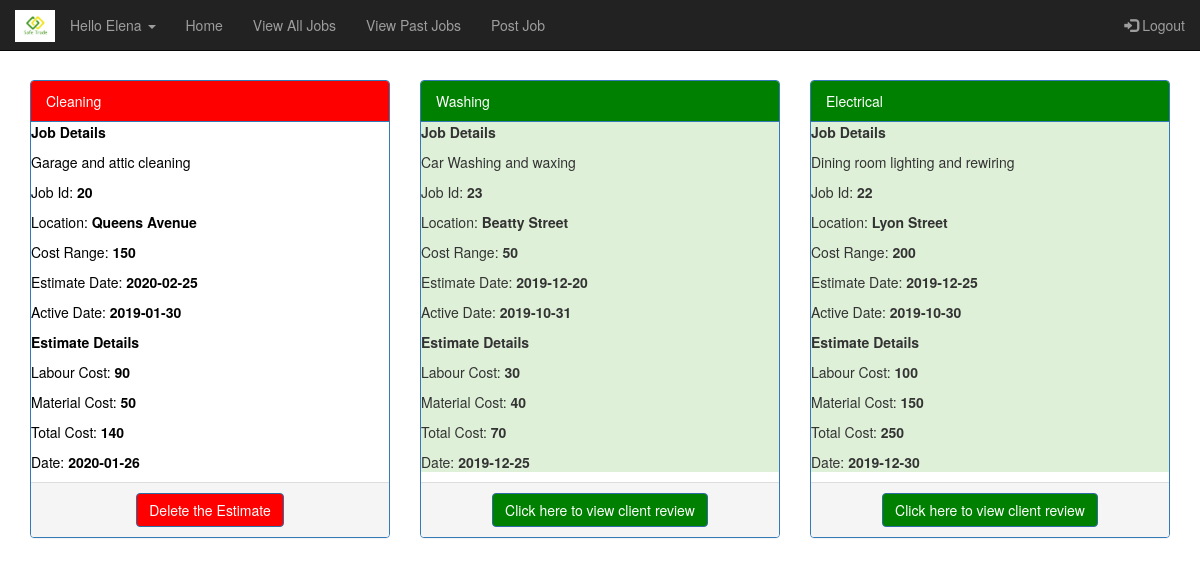
Before: /viewPastEstimates.php?tid=15 (signed in) with the older database file.
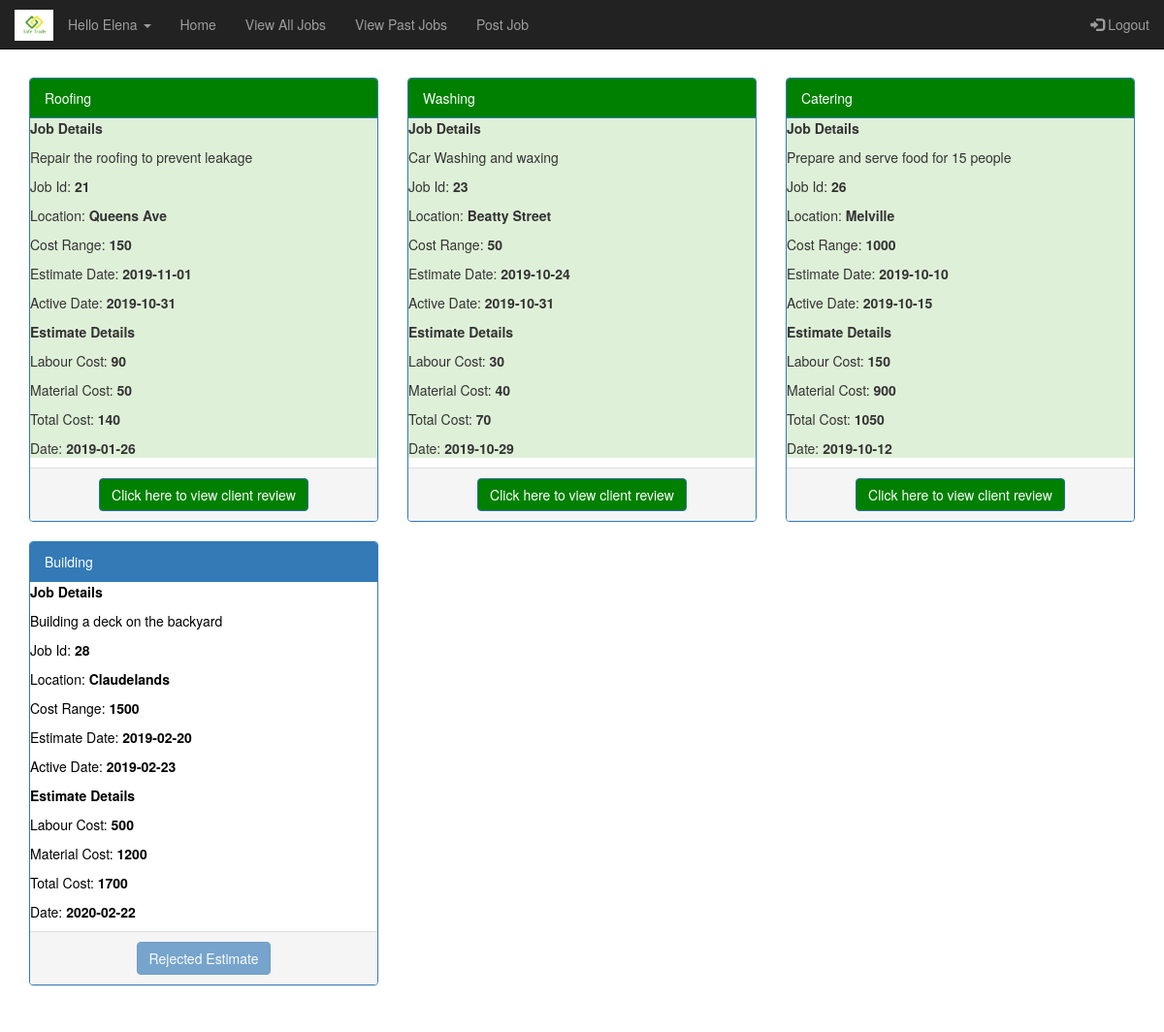
After: the same page with the newer database file.
### tables this page shows
CREATE TABLE `estimatedetails` (
  `EstimateId` int(11) NOT NULL,
  `JobId` int(11) NOT NULL,
  `TId` int(11) NOT NULL,
  `LabourCost` double NOT NULL,
  `MaterialCost` double NOT NULL,
  `TotalCost` double NOT NULL,
  `ExpirationDate` date NOT NULL,
  `IsAccepted` int(11) NOT NULL,
  `IsDeleted` int(11) NOT NULL
);

CREATE TABLE `jobdetails` (
  `JobId` int(11) NOT NULL,
  `UId` int(11) NOT NULL,
  `JobType` varchar(255) NOT NULL,
  `JobDescription` varchar(255) NOT NULL,
  `Location` varchar(50) NOT NULL,
  `CostRange` double NOT NULL,
  `ActiveDate` date NOT NULL,
  `EstimateDate` date NOT NULL,
  `IsClosed` int(11) NOT NULL,
  `IsEstimateAccepted` int(11) NOT NULL
);

### classes/Estimate.php (called while the page is built, shortened)
<?php
class Estimate{
  private $eid = null;
  private $jid = null;
  private $mcost = "";
  private $lcost = "";
  private $tcost = "";
  private $expdate = null;
  private $isaccepted=null;
  public function __construct($eid, $jid,$tid,$mcost, $lcost, $tcost, $expdate,$isaccepted,$isdeleted){
    $this->eid = $eid;
    $this->jid = $jid;
    $this->mcost = $mcost;
    $this->lcost = $lcost;
    $this->tcost = $tcost;
    $this->expdate = $expdate;
    $this->isaccepted=$isaccepted;
  }
  public static function findExpiredBytradesman($mysqli, $tid){
    $today=date('Y-m-d');
    $sql = sprintf("select * from estimatedetails e join jobdetails j on j.jobid=e.jobid where e.isdeleted=0 and e.tid=%s and j.ActiveDate<'%s'", $tid,$today);
    $result = $mysqli->query($sql);
    $estimates = false;
    if ($result){
      $estimates = new Collection();
      while($row = $result->fetch_assoc()){
        $estimate = new Estimate($row['EstimateId'], $row['JobId'],$row['TId'], $row['MaterialCost'], $row['LabourCost'], $row['TotalCost'], $row['ExpirationDate'],$row['IsAccepted'],$row['IsDeleted']);
        $estimates->Add($row['EstimateId'], $estimate);
      }
    }
    return $estimates;
  }
  public function getJobId(){
    return $this->jid;
  }
  public function getIsAccepted(){
    return $this->isaccepted;
  }
  public function getExpirationDate(){
    return $this->expdate;
  }
  public function getEstimateId(){
    return $this->eid;
  }
  public function getTotalCost(){
    return $this->tcost;
  }
  public function getMaterialCost(){
    return $this->mcost;
  }
  public function getLabourCost(){
    return $this->lcost;
  }
}
?>

### classes/Collection.php (called while the page is built, shortened)
<?php
class Collection {
    private $records = array();
    public function add($key, $record){
        $result = false;
        if ($key != null) {
            $this->records[$key] = $record;
            $result = true;
        }
        return $result;
    }
    public function getRecords(){
        return $this->records;
    }
}
?>

### classes/Job.php (called while the page is built, shortened)
<?php
class Job{
  private $jid = null;
  private $uid = null;
  private $jdescription = "";
  private $jtype = "";
  private $cost = null;
  private $activedate = "";
  private $estimationdate = null;
  private $location = null;
  private $isclosed="";
  public function __construct($jid,$uid, $jtype,$jdescription,$location,   $cost, $activedate,$estimationdate,$isclosed){
    $this->jid = $jid;
    $this->uid = $uid;
    $this->jdescription = $jdescription;
    $this->jtype = $jtype;
    $this->cost = $cost;
    $this->activedate = $activedate;
    $this->estimationdate = $estimationdate;
    $this->location = $location;
    $this->isclosed = $isclosed;
  }
  public static function find($mysqli, $jid){
    $result = false;
    $sql = sprintf("select * from jobdetails where  jobid=%s", $jid);
    $qresult = $mysqli->query($sql);
    if ($qresult){
      if ($qresult->num_rows == 1){
        $row = $qresult->fetch_assoc();
        $job = new Job($row['JobId'],$row['UId'], $row['JobType'], $row['JobDescription'], $row['Location'], $row['CostRange'], $row['ActiveDate'], $row['EstimateDate'],$row['IsClosed']);
        $result = $job;
      }
    }
    return $result;
  }
  public function getJobId(){
    return $this->jid;
  }
  public function getUserId(){
    return $this->uid;
  }
  public function getIsClosed(){
    return $this->isclosed;
  }
  public function getJobDescription(){
    return $this->jdescription;
  }
  public function getJobType(){
    return $this->jtype;
  }
  public function getLocation(){
    return $this->location;
  }
  public function getCost(){
    return $this->cost;
  }
  public function getActiveDate(){
    return $this->activedate;
  }
  public function getEstimateDate(){
    return $this->estimationdate;
  }
}
?>

### viewPastEstimates.php (the view, shortened to what this page needs)
<?php
require_once("headers.php");
$estimates = Estimate::findExpiredBytradesman($mysqli,$_GET['tid']);
require_once("footer.php");
?>
<div class="container">
<div class="row">
    <?php
  $count=0;
                        foreach($estimates->getRecords() as $id => $estimate)
                                {
                                 $count=$count+1;
                                }
                                if($count ==0)
                                {
                                  echo "<h3 style=\"font-style: italic;\" >You do not have any expired estimates ....</h3>";
                                }
                                else
                                {
                                   foreach($estimates->getRecords() as $id => $estimate)
                                   { ?>
                                   <div class="col-sm-4" >
                                   <div class="panel panel-primary">
                                   <?php $job= Job :: find($mysqli,$estimate->getJobId());?>
                                   <?php
                                     if($estimate->getIsAccepted() == 1 && $job->getIsClosed() == 0)
                                      {
                                        $bcolor="#dff0d8";
                                        $color="3c763d";
                                        echo '<div class="panel-heading" style="background-color:green;">'.$job->getJobType().'</div>';
                                      }
                                     else if ($job->getIsClosed() == 1)
                                     {
                                        $bcolor="white";
                                        $color="black";
                                        echo '<div class="panel-heading" style="background-color:red;">'.$job->getJobType().'</div>';
                                     }
                                     else
                                     {
                                        $bcolor="white";
                                        $color="black";
                                        echo '<div class="panel-heading" >'.$job->getJobType().'</div>';
                                      }
                                   echo '<div class=\"panel-body\" id=\"background\" style=\"height:400px;background-color:'.$bcolor.';color:'.$color.';">';
                                    ?>
                                   <p><b>Job Details</b></p>
                                   <p><?php echo $job->getJobDescription(); ?></p>
                                   <p>Job Id: <b><?php echo $estimate->getJobId(); ?></b></p>
                                   <p>Location: <b><?php echo $job->getLocation(); ?></b></p>
                                   <p>Cost Range: <b><?php echo $job->getCost(); ?></b></p>
                                   <p>Estimate Date: <b><?php echo $job->getEstimateDate(); ?></b></p>
                                   <p>Active Date: <b><?php echo $job->getActiveDate(); ?></b></p>
                                   <p><b>Estimate Details</b></p>
                                   <p>Labour Cost: <b><?php echo $estimate->getLabourCost(); ?></b></p>
                                   <p>Material Cost: <b><?php echo $estimate->getMaterialCost(); ?></b></p>
                                   <p>Total Cost: <b><?php echo $estimate->getTotalCost(); ?></b></p>
                                   <p>Date: <b><?php echo $estimate->getExpirationDate(); ?></b></p>
                                  </div>
                                      <div class="panel-footer pviewestimate" style="text-align: center;">
                                     <?php
                                      $today=date('Y-m-d');
                                      if($estimate->getIsAccepted() == 1 && $job->getIsClosed() == 0 )
                                      {
                                        echo "<a href=\"showUserReview.php?uid=".$job->getUserId()."&jid=".$job->getJobId()."\"  style=\"background-color: green;\" class=\"btn btn-primary viewestimate\">Click here to view client review</a>";
                                      }
                                      else if($estimate->getIsAccepted() == 0 && $job->getIsClosed() == 0 && $job->getActiveDate()<$today)
                                      {
                                        echo "<a href=\"#\"  style=\"background-color: #337ab7;\" disabled class=\"btn btn-primary viewestimate\">Rejected Estimate</a>";
                                      }
                                      else if ($job->getIsClosed() == 1)
                                      {
                                        echo "<a href=\"deleteEstimateDB.php?id=".$estimate->getEstimateId()."\"  style=\"background-color: red;\" class=\"btn btn-primary viewestimate\" onclick=\"return confirm('Are you sure to remove your estimate?')\">Delete the Estimate</a>";
                                      }
                                      ?>
                                      </div>
                          </div>
                          </div>
                          <?php }}; ?>
    </div>
</div>

### headers.php (shortened to what this page needs)
<!DOCTYPE html>
<html lang="en">
<head>
<link rel="stylesheet" href="https://maxcdn.bootstrapcdn.com/bootstrap/3.4.0/css/bootstrap.min.css">
</head>
<body style="height:1500px;background-color: white;">
<nav class="navbar navbar-inverse navbar-fixed-top">
<div class="container-fluid">
<div class="navbar-header">
<a class="" href="#"><img src="logo.jpg" alt="logo" style="width:40px;margin-top:10px"></a>
</div>
<ul class="nav navbar-nav">
<li class="dropdown"><a class="dropdown-toggle" data-toggle="dropdown" href="#">Hello <?php echo $_SESSION['firstname']; ?> <span class="caret"></span></a>
<li><?php
if($_SESSION['uid']<>''){
echo  "<li><a class=\"nav-link\" href=\"UserPage.php?uid=".$_SESSION['uid']."\">Home </a></li>";
echo "<li><a class=\"nav-link\" href=\"viewAllJobs.php\">View All Jobs</a></li>";
echo "<li><a class=\"nav-link\" href=\"viewExpiredJobs.php?uid=".$_SESSION['uid']."\">View Past Jobs</a></li>";
echo "<li><a data-toggle=\"modal\" data-target=\"#myModal\">Post Job</a></li>";
}
?></li>
</li>
</ul>
<ul class="nav navbar-nav navbar-right">
<li><a href="logout.php"><span class="glyphicon glyphicon-log-in"></span> Logout</a></li>
</ul>
</div>
</nav>

### footer.php (shortened to what this page needs)
</body>
</html>

Changed rows visible on the page:
no longer on this page (row edited): estimatedetails: JobId.JobType "Electrical", JobId.JobDescription "Dining room lighting and rewiring", JobId.JobId "22", JobId.Location "Lyon Street", JobId.CostRange "200", JobId.EstimateDate "2019-12-25", JobId.ActiveDate "2019-10-30", LabourCost "100", MaterialCost "150", TotalCost "250", ExpirationDate "2019-12-30"
changed estimatedetails: JobId 20 → 21 (drawn); JobId.JobDescription "Garage and attic cleaning" → "Repair the roofing to prevent leakage"; JobId.JobId "20" → "21"; JobId.Location "Queens Avenue" → "Queens Ave"; JobId.EstimateDate "2020-02-25" → "2019-11-01"; JobId.ActiveDate "2019-01-30" → "2019-10-31"; ExpirationDate "2020-01-26" → "2019-01-26"; JobId.JobType "Cleaning" → "Roofing"; IsAccepted "Delete the Estimate" → "Click here to view client review"
changed estimatedetails "Washing": JobId.EstimateDate "2019-12-20" → "2019-10-24"; ExpirationDate "2019-12-25" → "2019-10-29"
added estimatedetails: JobId.JobType "Catering", JobId.JobDescription "Prepare and serve food for 15 people", JobId.JobId "26", JobId.Location "Melville", JobId.CostRange "1000", JobId.EstimateDate "2019-10-10", JobId.ActiveDate "2019-10-15", LabourCost "150", MaterialCost "900", TotalCost "1050", ExpirationDate "2019-10-12"
added estimatedetails: JobId.JobType "Building", JobId.JobDescription "Building a deck on the backyard", JobId.JobId "28", JobId.Location "Claudelands", JobId.CostRange "1500", JobId.EstimateDate "2019-02-20", JobId.ActiveDate "2019-02-23", LabourCost "500", MaterialCost "1200", TotalCost "1700", ExpirationDate "2020-02-22", IsAccepted "Rejected Estimate"
